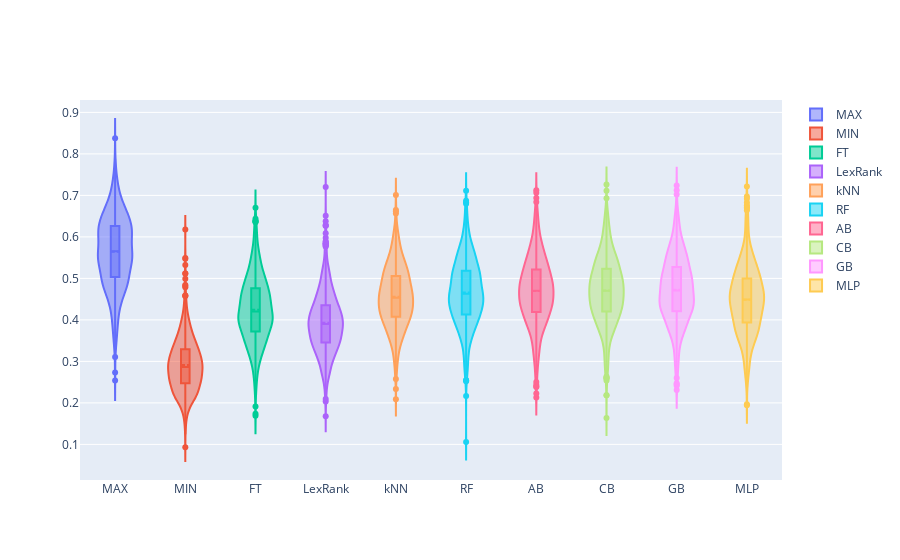

This figure's notebook cell:
### Code cell
import plotly.graph_objects as go

fig = go.Figure()

fig.add_trace(go.Violin(y=max_df['max_rouge_rouge-1'],
                        name="MAX",
                        box_visible=True,
                        meanline_visible=True))

fig.add_trace(go.Violin(y=min_df['min_rouge_rouge-1'],
                        name="MIN",
                        box_visible=True,
                        meanline_visible=True))

fig.add_trace(go.Violin(y=FT_df['first_three_rouge-1'],
                        name="FT",
                        box_visible=True,
                        meanline_visible=True))

fig.add_trace(go.Violin(y=LEX_df['lex_rouge-1'],
                        name="LexRank",
                        box_visible=True,
                        meanline_visible=True))

fig.add_trace(go.Violin(y=results['comb']['ex1']['knn_rouge-1'],
                        name="kNN",
                        box_visible=True,
                        meanline_visible=True))

fig.add_trace(go.Violin(y=results['comb']['ex1']['rf_rouge-1'],
                        name="RF",
                        box_visible=True,
                        meanline_visible=True))

fig.add_trace(go.Violin(y=results['comb']['ex1']['ab_rouge-1'],
                        name="AB",
                        box_visible=True,
                        meanline_visible=True))

fig.add_trace(go.Violin(y=results['comb']['ex1']['cb_rouge-1'],
                        name="CB",
                        box_visible=True,
                        meanline_visible=True))

fig.add_trace(go.Violin(y=results['comb']['ex1']['gb_rouge-1'],
                        name="GB",
                        box_visible=True,
                        meanline_visible=True))

fig.add_trace(go.Violin(y=results['comb']['ex1']['mlp_rouge-1'],
                        name="MLP",
                        box_visible=True,
                        meanline_visible=True))



fig.show()

### Figure 1 — Plotly figure (JSON) as saved in the notebook; plotly's stock layout.template omitted (floating-point values rounded to 4 significant figures; data arrays with more than 128 entries replaced by an {"elided": "..."} marker saying what was removed)
{"data": [{"box": {"visible": true}, "meanline": {"visible": true}, "name": "MAX", "type": "violin", "y": {"elided": "924 float values"}}, {"box": {"visible": true}, "meanline": {"visible": true}, "name": "MIN", "type": "violin", "y": {"elided": "924 float values"}}, {"box": {"visible": true}, "meanline": {"visible": true}, "name": "FT", "type": "violin", "y": {"elided": "924 float values"}}, {"box": {"visible": true}, "meanline": {"visible": true}, "name": "LexRank", "type": "violin", "y": {"elided": "924 float values"}}, {"box": {"visible": true}, "meanline": {"visible": true}, "name": "kNN", "type": "violin", "y": {"elided": "924 float values"}}, {"box": {"visible": true}, "meanline": {"visible": true}, "name": "RF", "type": "violin", "y": {"elided": "924 float values"}}, {"box": {"visible": true}, "meanline": {"visible": true}, "name": "AB", "type": "violin", "y": {"elided": "924 float values"}}, {"box": {"visible": true}, "meanline": {"visible": true}, "name": "CB", "type": "violin", "y": {"elided": "924 float values"}}, {"box": {"visible": true}, "meanline": {"visible": true}, "name": "GB", "type": "violin", "y": {"elided": "924 float values"}}, {"box": {"visible": true}, "meanline": {"visible": true}, "name": "MLP", "type": "violin", "y": {"elided": "924 float values"}}], "layout": {}}
